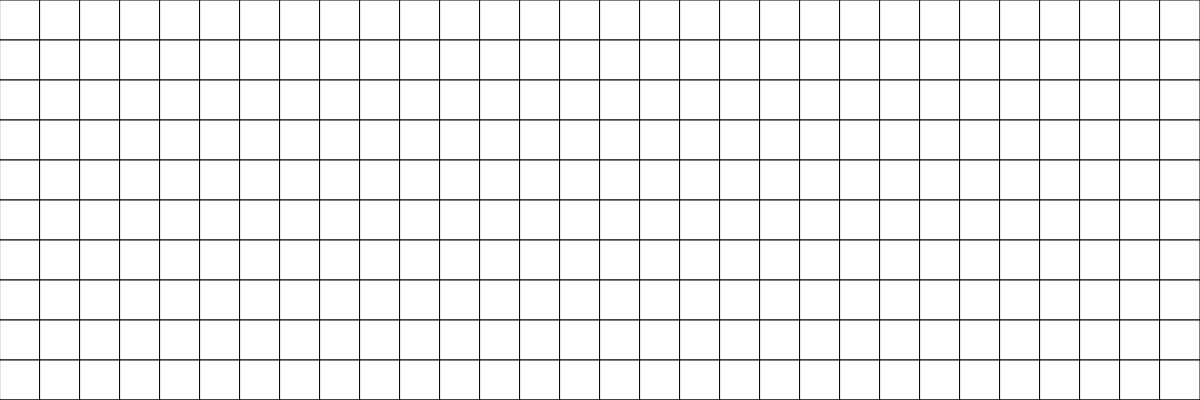
Frame 1 (no input)
Frame 60 (no input): identical to frame 1, image omitted
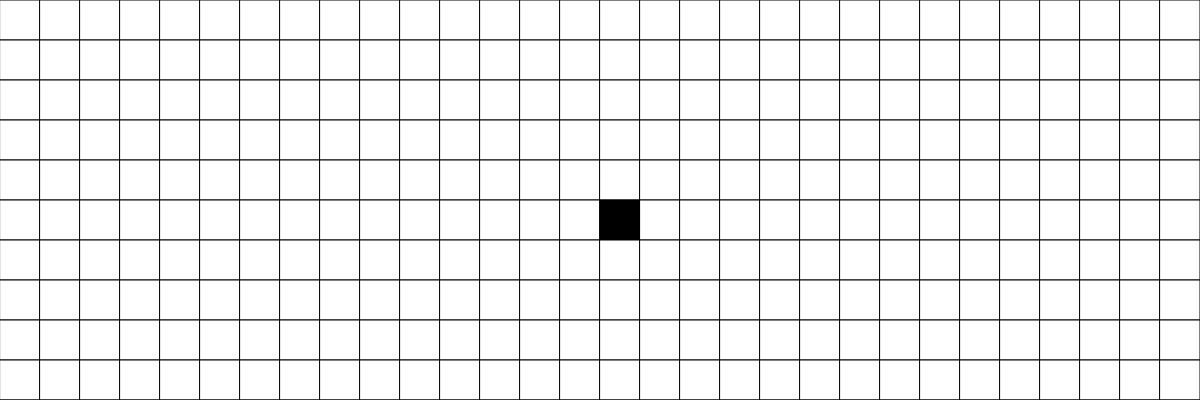
Frame 120 (the mouse pressed at the canvas centre since frame 60)

The p5.js sketch that drew these frames (run headless with seeded random() and noise() and a simulated clock; from frame 60 on, the mouse is pressed at the canvas centre):

// p5.js sketch
// ── sketch.js
let rows = 20;
let cols = 30;
let cellSize;
let grid = [];

function setup() {
  createCanvas(windowWidth, 400); // 400 px tall, full window width
  cellSize = width / cols; // Dynamically calculated
  for (let r = 0; r < rows; r++) {
    grid[r] = [];
    for (let c = 0; c < cols; c++) {
      grid[r][c] = false;
    }
  }
}

function draw() {
  background(51);
  stroke(0);
  for (let r = 0; r < rows; r++) {
    for (let c = 0; c < cols; c++) {
      fill(grid[r][c] ? 0 : 255);
      rect(c * cellSize, r * cellSize, cellSize, cellSize);
    }
  }
}

function mousePressed() {
  let col = Math.floor(mouseX / cellSize);
  let row = Math.floor(mouseY / cellSize);
  if (col >= 0 && col < cols && row >= 0 && row < rows) {
    grid[row][col] = !grid[row][col];
  }
}

// Optional: Make canvas responsive
function windowResized() {
  resizeCanvas(windowWidth, 400);
  cellSize = width / cols;
}
